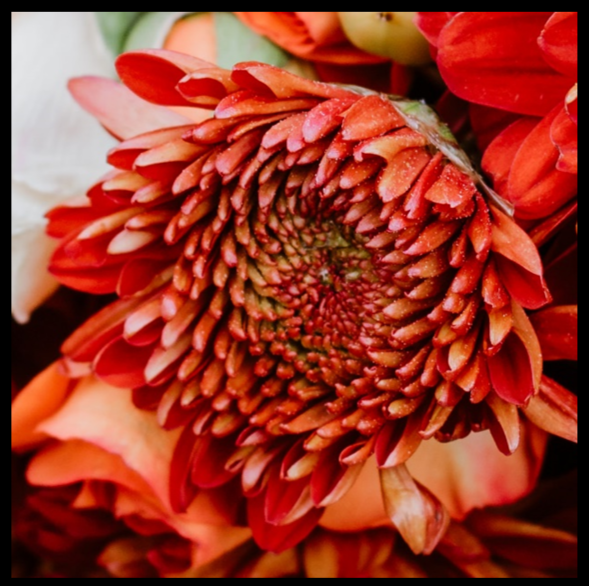
#> input picture 3d_FFT/fl_one_s.png, 589 x 586 px, found by its file name
$ python 3d_FFT1.py
#> lines starting #> are read from the running program, lines starting #| are printed output that depends on the picture
# -*- coding: utf-8 -*-
"""
Created on Thu Apr  3 15:05:31 2025

@author:Shang Gao
"""

import numpy as np
import matplotlib.pyplot as plt
from scipy.fft import fftn, ifftn, fftshift, ifftshift

im = plt.imread("C:/Users/Laboratorio/3D_CGH/3d_FFT/fl_one_s.png")[:,:,:3]  # Example 3D data
im=np.array(im)# im_shift=fftshift(im)
h,w,c=im.shape
#> h = 586; w = 589; c = 3
rand=np.random.rand(h,w,c)
rand_2pi=rand*2*np.pi

p=1
field=np.exp(1j*rand_2pi)*np.sqrt(im)**p
# print(f"p={p}, avg R={np.average(abs(field[:,:,0]))}, G={np.average(abs(field[:,:,1]))}, B={np.average(abs(field[:,:,2]))}")
fft_nd = fftn(field)
phase=np.angle(fft_nd)
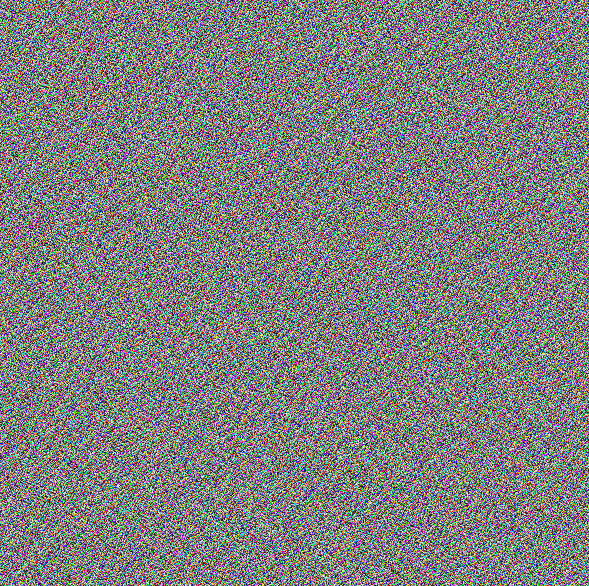
#> phase: shape (586, 589, 3) float64; mean of channels 0, 1, 2 -0.000557, -0.00142, -0.000512; drawn with min black and max white

# ifft_nd = ifftn(np.exp(1j*phase))
ifft_nd = ifftn(fft_nd)
# [13 lines of commented-out code are left out]

plt.figure()
plt.imshow(abs(ifft_nd)**2)#*10e5

plt.show()

$ run again, with 3d_FFT/flowers_960.png copied over 3d_FFT/fl_one_s.png
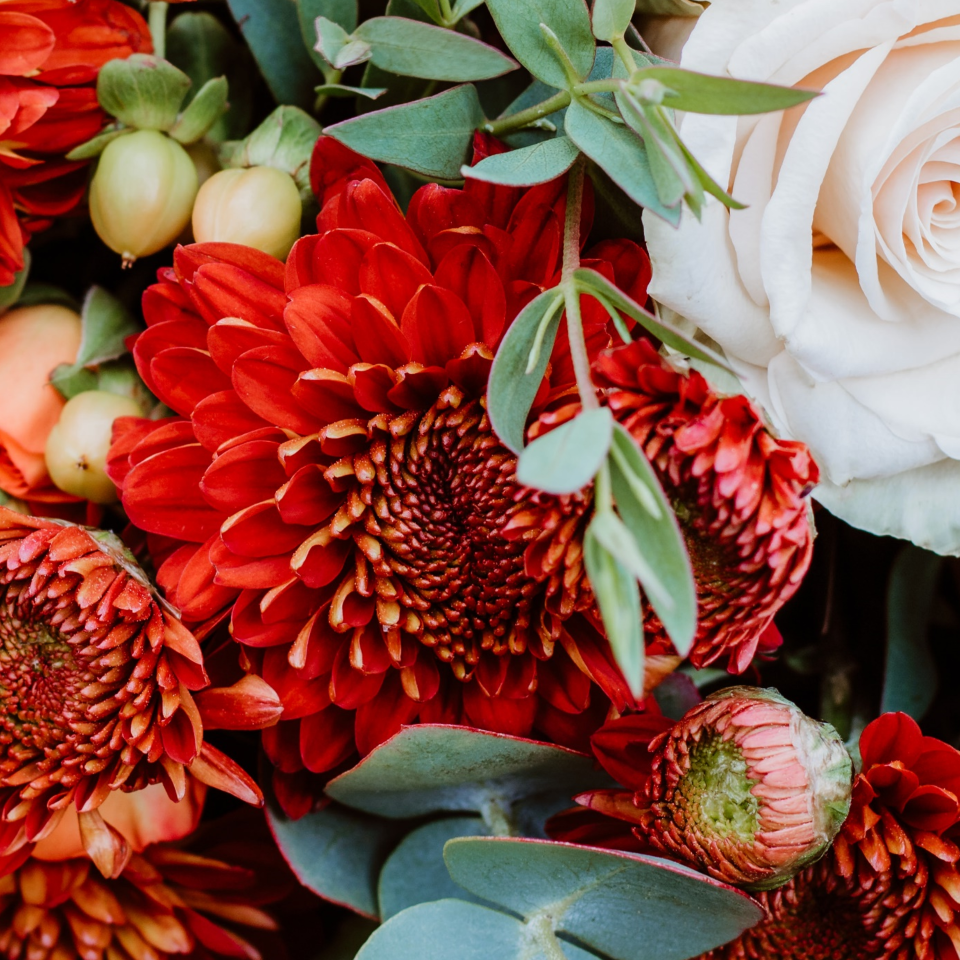
#> input picture 3d_FFT/flowers_960.png, 960 x 960 px, found by its file name
#> `phase=np.angle(fft_nd)`:
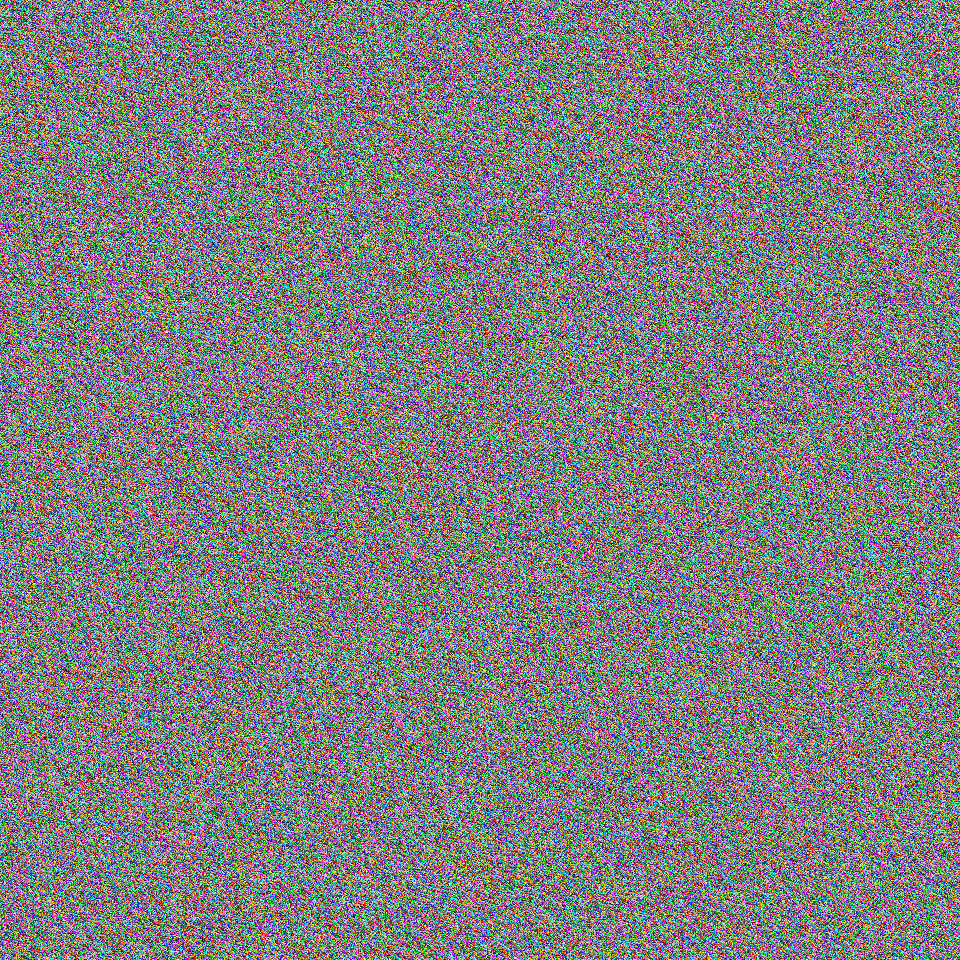
#> phase: shape (960, 960, 3) float64; mean of channels 0, 1, 2 -0.00286, -0.00089, 0.00293; drawn with min black and max white

$ run again, with 3d_FFT/flowers_tf.png copied over 3d_FFT/fl_one_s.png
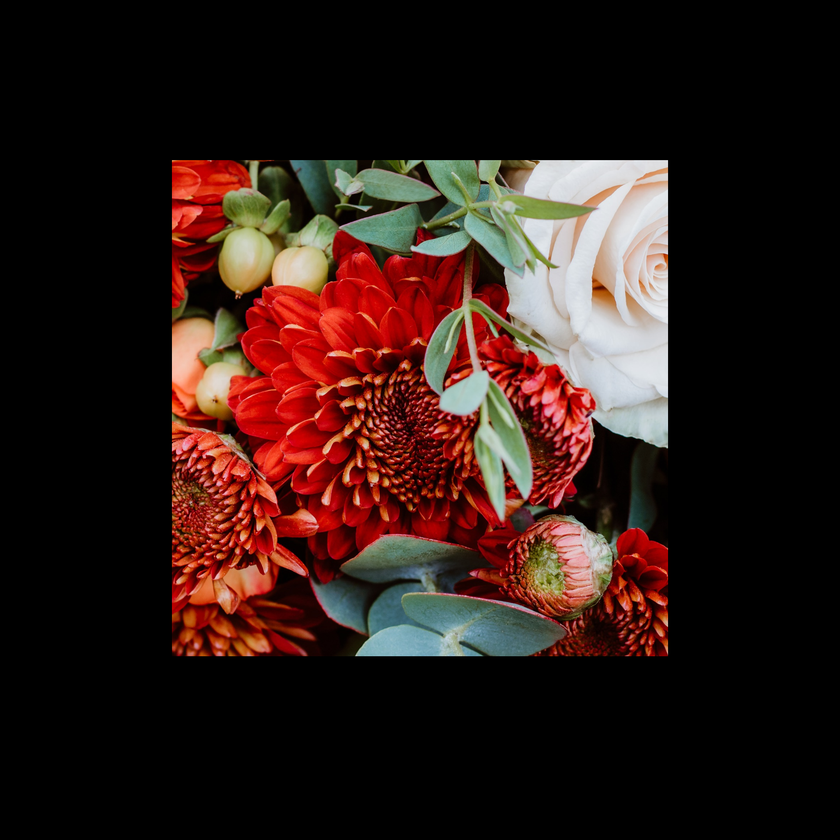
#> input picture 3d_FFT/flowers_tf.png, 840 x 840 px, shrunk from 1920 x 1920 before the run, found by its file name
#> im is the input picture: shape (840, 840, 3) float32; mean R, G, B 0.185, 0.109, 0.0908
#> `phase=np.angle(fft_nd)`:
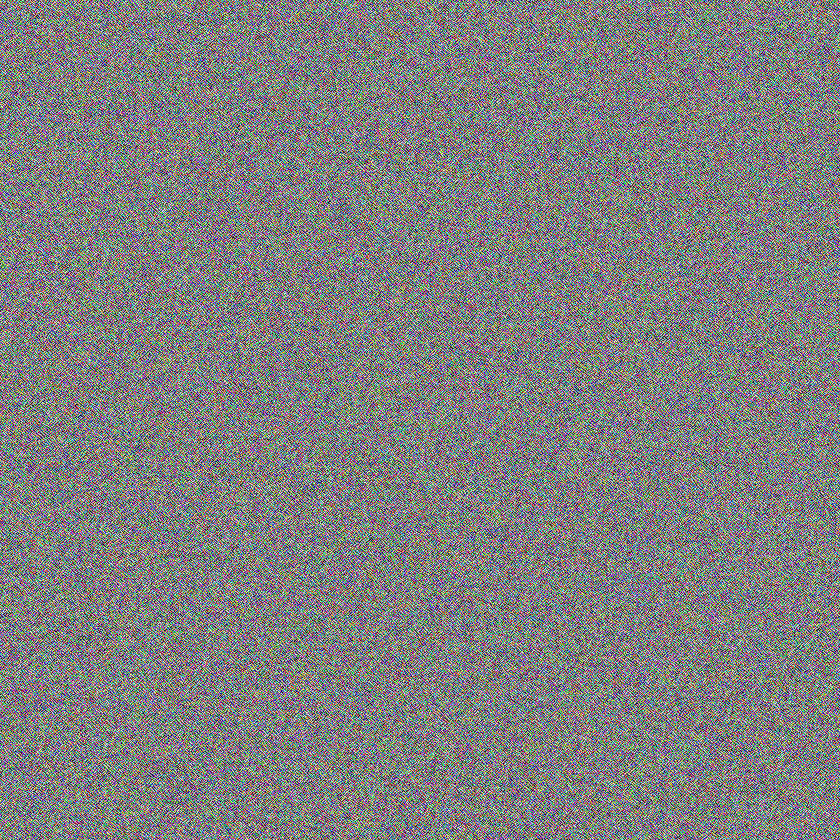
#> phase: shape (840, 840, 3) float64; mean of channels 0, 1, 2 -0.00282, 0.00218, 0.000249; drawn with min black and max white
